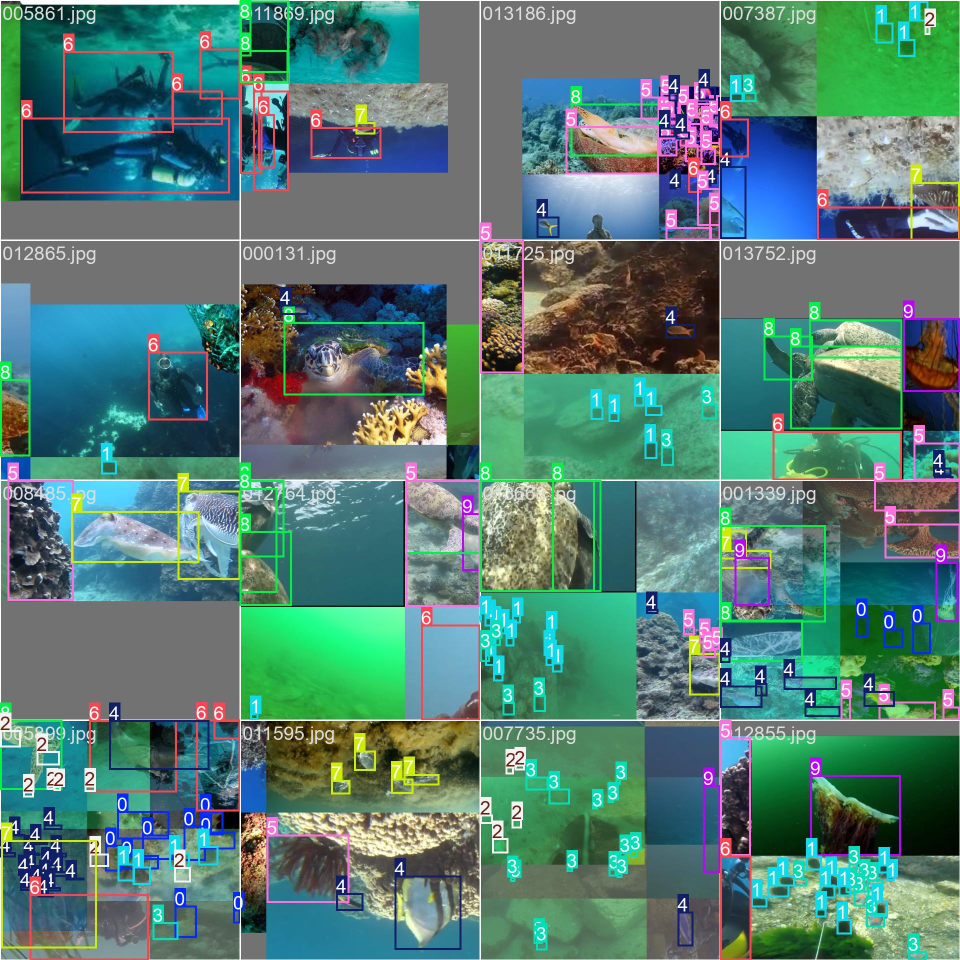
#> input picture notebooks/runs/ruod/yolov8m_raw/train_batch0.jpg, 1920 x 1920 px (shown at 1/2 size)
$ python -i run_fusion.py   (imports and definitions only)   (older library calls are emulated)
#> lines starting #> are read from the running program, lines starting #| are printed output that depends on the picture
### src/enhance_wrappers.py
# enhancement wrappers for underwater image fusion pipeline
# all functions accept bgr images and return bgr images

import cv2
import numpy as np
from typing import Tuple, Dict, Any, Optional
from dataclasses import dataclass

# ======================== rcc / wrcc ========================
from color_correction.rcc_wrcc import rcc_rgb, wrcc_rgb

# [14 lines left out: function apply_rcc_bgr, not called in this run]


# ======================== clahe ========================
from contrast.pipeline import CLAHEConfig, CLAHEContrastEnhancer

# [33 lines left out: function apply_clahe_bgr, not called in this run]


# ======================== denoising ========================
@dataclass
class DenoiseConfig:
    gaussian_ksize: int = 3
    gaussian_sigma: float = 1.5
    median_ksize: int = 3
    bilateral_d: int = 3
    bilateral_sigma_color: float = 25.0
    bilateral_sigma_space: Optional[float] = None
    sharpen_strength: float = 0.1


def gaussian_smooth(img: np.ndarray, ksize: int = 3, sigma: float = 1.5) -> np.ndarray:
    ksize = int(ksize) | 1
    return cv2.GaussianBlur(img, (ksize, ksize), sigmaX=sigma, sigmaY=sigma)


def median_filter(img: np.ndarray, ksize: int = 3) -> np.ndarray:
    ksize = int(ksize) | 1
    return cv2.medianBlur(img, ksize)


# [56 lines left out: functions bilateral_filter, laplacian_highboost, denoise_pipeline, apply_denoise_bgr, not called in this run]

### src/color_correction/rcc_wrcc.py
from typing import Tuple
import cv2
import numpy as np

def to_float_rgb(img: np.ndarray) -> np.ndarray:
    img = img.astype(np.float32)
    if img.max() > 1.5:  # likely [0,255]
        img = img / 255.0
    img = np.clip(img, 0.0, 1.0)
    return img


def from_float_rgb(img: np.ndarray) -> np.ndarray:
    img = np.clip(img * 255.0, 0.0, 255.0)
    return img.astype(np.uint8)

def guided_filter(I: np.ndarray, p: np.ndarray, r: int, eps: float) -> np.ndarray:
    ksize: Tuple[int, int] = (2 * r + 1, 2 * r + 1)

    mean_I = cv2.boxFilter(I, ddepth=-1, ksize=ksize, normalize=True)
    mean_p = cv2.boxFilter(p, ddepth=-1, ksize=ksize, normalize=True)
    mean_Ip = cv2.boxFilter(I * p, ddepth=-1, ksize=ksize, normalize=True)

    cov_Ip = mean_Ip - mean_I * mean_p

    mean_II = cv2.boxFilter(I * I, ddepth=-1, ksize=ksize, normalize=True)
    var_I = mean_II - mean_I * mean_I

    a = cov_Ip / (var_I + eps)
    b = mean_p - a * mean_I

    mean_a = cv2.boxFilter(a, ddepth=-1, ksize=ksize, normalize=True)
    mean_b = cv2.boxFilter(b, ddepth=-1, ksize=ksize, normalize=True)

    q = mean_a * I + mean_b
    return q

# RCC
# [15 lines left out: function rcc_rgb, not called in this run]

# WRCC
def wrcc_rgb(
    image_rgb: np.ndarray,
    alpha: float = 1.2,
    window_size: int = 9,
    guided_radius: int = 8,
    guided_eps: float = 1e-3,
    eps: float = 1e-6,
) -> np.ndarray:
    img = to_float_rgb(image_rgb)

    R = img[..., 0]
    G = img[..., 1]
    B = img[..., 2]

    ksize: Tuple[int, int] = (window_size, window_size)

    local_mean_R = cv2.boxFilter(R, ddepth=-1, ksize=ksize, normalize=True)
    local_mean_G = cv2.boxFilter(G, ddepth=-1, ksize=ksize, normalize=True)

    w_R = local_mean_R
    w_G = local_mean_G

    ratio = (w_G * G) / (w_R * R + eps)
    scale = np.power(ratio, alpha)

    R_prime = np.clip(R * scale, 0.0, 1.0)

    R_refined = guided_filter(
        I=G.astype(np.float32),
        p=R_prime.astype(np.float32),
        r=guided_radius,
        eps=guided_eps,
    )
    R_refined = np.clip(R_refined, 0.0, 1.0)

    out = np.stack([R_refined, G, B], axis=-1)
    return from_float_rgb(out)

### src/fusion/run_fusion.py
"""
Underwater Image Fusion Pipeline

This script applies Ancuti-style multi-scale fusion to enhance underwater images.

Pipeline Options:
    1. Ancuti-style (Paper): Original → Gray-World WB → Input1
                                                       → Denoise → CLAHE → Input2

    2. RCC-first (Recommended): Original → RCC → Gray-World WB → Input1
                                                                → Denoise → CLAHE → Input2

    3. Parallel (Original 3-branch): Original → RCC → Input1
                                              → CLAHE → Input2
                                              → Denoise → Input3

Usage:
    # Recommended: RCC then White Balance (better red restoration)
    python run_fusion.py image.jpg -o results/ --color-correction rcc_wb

    # Paper's approach: White Balance only
    python run_fusion.py image.jpg -o results/ --color-correction gray_world

    # Your original: RCC only
    python run_fusion.py image.jpg -o results/ --color-correction rcc

    # Batch processing
    python run_fusion.py ./images/ -o results/ --batch --color-correction rcc_wb
"""

import os
import sys
import cv2
import numpy as np
import argparse
import glob
import csv
from dataclasses import dataclass, field
from typing import List, Dict, Any, Optional, Tuple
from pathlib import Path

# Add project root to path for metric imports
project_root = Path(__file__).resolve().parent.parent
sys.path.insert(0, str(project_root))

try:
    from tqdm import tqdm
except ImportError:
    def tqdm(x, **kwargs):
        return x

# Import enhancement modules
try:
    from .enhance_wrappers import (
        apply_rcc_bgr,
        apply_clahe_bgr,
        apply_denoise_bgr,
        gray_world_white_balance,
        DenoiseConfig,
    )
    from .fusion.multiscale_fusion import (
        multi_scale_fusion_three,
        visualize_weights,
    )
except ImportError:
    # Fallback for running as standalone script
    sys.path.insert(0, str(Path(__file__).parent))

    from enhance_wrappers import (
        apply_rcc_bgr,
        apply_clahe_bgr,
        apply_denoise_bgr,
        gray_world_white_balance,
        DenoiseConfig,
    )
    from fusion.multiscale_fusion import (
        multi_scale_fusion_three,
        visualize_weights,
    )

# Import metrics (optional - graceful fallback if not available)
METRICS_AVAILABLE = False
try:
    from metrics.uiqm import compute_uiqm
    from metrics.uciqe import compute_uciqe
    from metrics.entropy import entropy
    from metrics.contrast_gain import contrast_gain
    from metrics.colorfulness import colorfulness
    from metrics.avg_gradient import avg_gradient
    METRICS_AVAILABLE = True
except ImportError:
    pass  # Metrics will be skipped


# ============================================================================
# Evaluation Classes and Functions
# ============================================================================

@dataclass
class ImageMetrics:
    """Metrics for a single image."""
    name: str
    uiqm: float = 0.0
    uciqe: float = 0.0
    contrast: float = 1.0
    entropy_val: float = 0.0
    colorfulness_val: float = 0.0
    avg_gradient_val: float = 0.0
    uiqm_components: Dict = field(default_factory=dict)
    uciqe_components: Dict = field(default_factory=dict)


# [190 lines left out: functions compute_metrics, print_metrics_table, save_metrics_csv, save_metrics_plot, save_comparison_image, not called in this run]


@dataclass
class FusionConfig:
    """Configuration for the fusion pipeline."""
    # Pipeline mode: 'ancuti' (paper-style) or 'parallel' (3-branch)
    pipeline_mode: str = 'ancuti'

    # Color correction method:
    #   'gray_world': Gray-World WB only (paper's approach)
    #   'rcc': RCC/WRCC only (your original approach)
    #   'rcc_wb': RCC then Gray-World WB (recommended for best red restoration)
    color_correction: str = 'rcc_wb'

    # Gray-World WB parameters
    wb_lambda: float = 0.2  # Adjustment parameter [0, 0.5]

    # RCC/WRCC parameters
    use_wrcc: bool = True
    rcc_alpha: float = 0.5
    rcc_window_size: int = 9
    rcc_guided_radius: int = 2

    # CLAHE parameters
    clahe_clip_limit: float = 2.0
    clahe_tile_grid_size: Tuple[int, int] = (8, 8)
    clahe_use_gating: bool = False

    # Denoise parameters
    denoise_gaussian_ksize: int = 5
    denoise_gaussian_sigma: float = 1.5
    denoise_median_ksize: int = 3
    denoise_bilateral_d: int = 7
    denoise_sharpen_strength: float = 0.3

    # Fusion parameters
    fusion_levels: int = 5
    lam_laplacian: float = 1.0
    lam_local_contrast: float = 1.0
    lam_saliency: float = 1.0
    lam_exposedness: float = 1.0
    exposedness_sigma: float = 0.25


@dataclass
class FusionResult:
    """Result of fusion pipeline."""
    fused: np.ndarray
    color_corrected: np.ndarray  # After RCC/WB/RCC+WB
    clahe: np.ndarray
    denoise: np.ndarray
    original: np.ndarray
    rcc_intermediate: Optional[np.ndarray] = None  # For rcc_wb mode
    info: Dict[str, Any] = field(default_factory=dict)


def run_fusion_pipeline(
    bgr_img: np.ndarray,
    config: Optional[FusionConfig] = None,
    verbose: bool = True,
) -> FusionResult:
    """
    Run the complete fusion pipeline on a single image.

    Args:
        bgr_img: Input BGR image
        config: FusionConfig with all parameters
        verbose: Print progress information

    Returns:
        FusionResult with all intermediate and final results
    """
    if config is None:
        config = FusionConfig()

    H, W = bgr_img.shape[:2]
    info = {
        'original_size': (H, W),
        'pipeline_mode': config.pipeline_mode,
        'color_correction': config.color_correction,
    }

    if config.pipeline_mode == 'ancuti':
        # ============================================================
        # ANCUTI-STYLE PIPELINE (Sequential approach)
        # Original → Color Correction → Input1
        #                            → Denoise → CLAHE → Input2
        # ============================================================
        if verbose:
            print(f"   [Mode: Ancuti-style sequential | Color: {config.color_correction}]")

        # Step 1: Color correction (multiple options)
        if verbose:
            print(f"   [1/3] Applying color correction: {config.color_correction}...")

        rcc_intermediate = None

        if config.color_correction == 'gray_world':
            # Paper's original: Gray-World WB only
            bgr_cc = gray_world_white_balance(bgr_img, lambda_param=config.wb_lambda)
            info['wb_applied'] = True
            info['rcc_applied'] = False

        elif config.color_correction == 'rcc':
            # Your original: RCC/WRCC only
            bgr_cc = apply_rcc_bgr(
                bgr_img,
                use_wrcc=config.use_wrcc,
                alpha=config.rcc_alpha,
                window_size=config.rcc_window_size,
                guided_radius=config.rcc_guided_radius,
            )
            info['rcc_applied'] = True
            info['rcc_type'] = 'wrcc' if config.use_wrcc else 'rcc'
            info['wb_applied'] = False

        elif config.color_correction == 'rcc_wb':
            # Recommended: RCC first, then Gray-World WB
            # This combines red restoration (RCC) with overall color cast removal (WB)

            # Step 1a: Apply RCC to restore red channel
            rcc_intermediate = apply_rcc_bgr(
                bgr_img,
                use_wrcc=config.use_wrcc,
                alpha=config.rcc_alpha,
                window_size=config.rcc_window_size,
                guided_radius=config.rcc_guided_radius,
            )

            # Step 1b: Apply Gray-World WB to remove remaining color cast
            bgr_cc = gray_world_white_balance(rcc_intermediate, lambda_param=config.wb_lambda)

            info['rcc_applied'] = True
            info['rcc_type'] = 'wrcc' if config.use_wrcc else 'rcc'
            info['wb_applied'] = True
            info['rcc_alpha'] = config.rcc_alpha
            info['wb_lambda'] = config.wb_lambda

        else:
            raise ValueError(f"Unknown color correction method: {config.color_correction}")

        bgr_cc = cv2.resize(bgr_cc, (W, H), interpolation=cv2.INTER_LINEAR)

        # Input 1: Color corrected
        input1 = bgr_cc
        info['input1_type'] = 'color_corrected'

        # Step 2: Denoise the color-corrected image
        if verbose:
            print("   [2/3] Applying denoise → CLAHE on color-corrected...")
        bgr_denoised = apply_denoise_bgr(
            bgr_cc,  # Apply to color-corrected, not original!
            gaussian_ksize=config.denoise_gaussian_ksize,
            gaussian_sigma=config.denoise_gaussian_sigma,
            median_ksize=config.denoise_median_ksize,
            bilateral_d=config.denoise_bilateral_d,
            sharpen_strength=config.denoise_sharpen_strength,
        )

        # Step 3: CLAHE on denoised color-corrected
        bgr_clahe, clahe_info = apply_clahe_bgr(
            bgr_denoised,  # Apply to denoised color-corrected!
            clip_limit=config.clahe_clip_limit,
            tile_grid_size=config.clahe_tile_grid_size,
            use_gating=config.clahe_use_gating,
        )
        bgr_clahe = cv2.resize(bgr_clahe, (W, H), interpolation=cv2.INTER_LINEAR)

        # Input 2: Contrast enhanced (built on color-corrected + denoised)
        input2 = bgr_clahe
        info['input2_type'] = 'clahe_on_denoised_cc'
        info['clahe_gain'] = clahe_info.get('contrast_gain', 1.0)

        # Step 4: Two-input fusion (as in paper)
        if verbose:
            print("   [3/3] Applying multi-scale fusion (2 inputs)...")

        from fusion.multiscale_fusion import multi_scale_fusion_two
        fused = multi_scale_fusion_two(
            input1,
            input2,
            levels=config.fusion_levels,
            lam_laplacian=config.lam_laplacian,
            lam_local_contrast=config.lam_local_contrast,
            lam_saliency=config.lam_saliency,
            lam_exposedness=config.lam_exposedness,
            verbose=verbose,
        )

        return FusionResult(
            fused=fused,
            color_corrected=input1,  # Final color correction result
            clahe=input2,            # CLAHE on denoised CC
            denoise=bgr_denoised,
            original=bgr_img,
            rcc_intermediate=rcc_intermediate,  # Only for rcc_wb mode
            info=info,
        )

    else:
        # ============================================================
        # PARALLEL PIPELINE (Original 3-branch approach)
        # Original → RCC → Input1
        # Original → CLAHE → Input2
        # Original → Denoise → Input3
        # ============================================================
        if verbose:
            print("   [Mode: Parallel 3-branch pipeline]")

        # Step 1: RCC/WRCC - Red Channel Compensation
        if verbose:
            print("   [1/4] Applying RCC/WRCC...")
        bgr_rcc = apply_rcc_bgr(
            bgr_img,
            use_wrcc=config.use_wrcc,
            alpha=config.rcc_alpha,
            window_size=config.rcc_window_size,
            guided_radius=config.rcc_guided_radius,
        )
        bgr_rcc = cv2.resize(bgr_rcc, (W, H), interpolation=cv2.INTER_LINEAR)
        info['rcc_applied'] = True

        # Step 2: CLAHE - Contrast Enhancement
        if verbose:
            print("   [2/4] Applying CLAHE...")
        bgr_clahe, clahe_info = apply_clahe_bgr(
            bgr_img,
            clip_limit=config.clahe_clip_limit,
            tile_grid_size=config.clahe_tile_grid_size,
            use_gating=config.clahe_use_gating,
        )
        bgr_clahe = cv2.resize(bgr_clahe, (W, H), interpolation=cv2.INTER_LINEAR)
        info['clahe_applied'] = clahe_info.get('applied', True)
        info['clahe_gain'] = clahe_info.get('contrast_gain', 1.0)

        # Step 3: Denoising
        if verbose:
            print("   [3/4] Applying denoising...")
        bgr_denoise = apply_denoise_bgr(
            bgr_img,
            gaussian_ksize=config.denoise_gaussian_ksize,
            gaussian_sigma=config.denoise_gaussian_sigma,
            median_ksize=config.denoise_median_ksize,
            bilateral_d=config.denoise_bilateral_d,
            sharpen_strength=config.denoise_sharpen_strength,
        )
        bgr_denoise = cv2.resize(bgr_denoise, (W, H), interpolation=cv2.INTER_LINEAR)
        info['denoise_applied'] = True

        # Step 4: Multi-scale Fusion
        if verbose:
            print("   [4/4] Applying multi-scale fusion...")
        fused = multi_scale_fusion_three(
            bgr_rcc,
            bgr_clahe,
            bgr_denoise,
            levels=config.fusion_levels,
            lam_laplacian=config.lam_laplacian,
            lam_local_contrast=config.lam_local_contrast,
            lam_saliency=config.lam_saliency,
            lam_exposedness=config.lam_exposedness,
            exposedness_sigma=config.exposedness_sigma,
            verbose=verbose,
        )

        return FusionResult(
            fused=fused,
            color_corrected=bgr_rcc,
            clahe=bgr_clahe,
            denoise=bgr_denoise,
            original=bgr_img,
            info=info,
        )


# [134 lines left out: function create_visualization, not called in this run]


def process_single_image(
    input_path: str,
    output_dir: str,
    config: Optional[FusionConfig] = None,
    save_intermediates: bool = False,
    visualize: bool = False,
    evaluate: bool = True,
    verbose: bool = True,
) -> Dict[str, Any]:
    """
    Process a single image through the fusion pipeline with evaluation.

    Args:
        input_path: Path to input image
        output_dir: Directory for output files
        config: FusionConfig
        save_intermediates: Save RCC, CLAHE, denoise results
        visualize: Create and save visualization
        evaluate: Compute and save metrics
        verbose: Print progress

    Returns:
        Dictionary with processing info and metrics
    """
#> called with output_dir = 'out.png', save_intermediates = False, visualize = False, evaluate = True, verbose = True
    os.makedirs(output_dir, exist_ok=True)

    # Load image
    bgr = cv2.imread(input_path, cv2.IMREAD_COLOR)
#> bgr is the input picture: shape (1920, 1920, 3); mean B, G, R 115.1, 123.8, 84.4
    if bgr is None:
        print(f"[ERROR] Could not read: {input_path}")
        return {'success': False, 'path': input_path}

    base = os.path.splitext(os.path.basename(input_path))[0]

    if verbose:
        print(f"\nProcessing: {input_path}")
        print(f"   Size: {bgr.shape[1]}x{bgr.shape[0]}")
#|    Size: 1920x1920

    # Run pipeline
    result = run_fusion_pipeline(bgr, config, verbose=verbose)
#> in guided_filter, `mean_II = cv2.boxFilter(I * I, ddepth=-1, ksize=ksize, normalize=True)`:
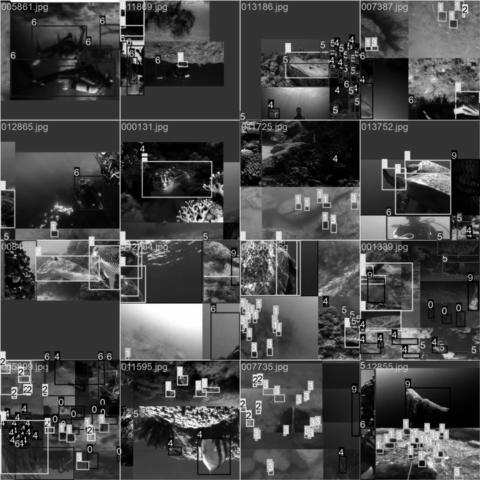
#> mean_II: shape (1920, 1920) float32 (shown at 1/4 size); min 0, max 1, mean 0.281
#> in guided_filter, `var_I = mean_II - mean_I * mean_I`:
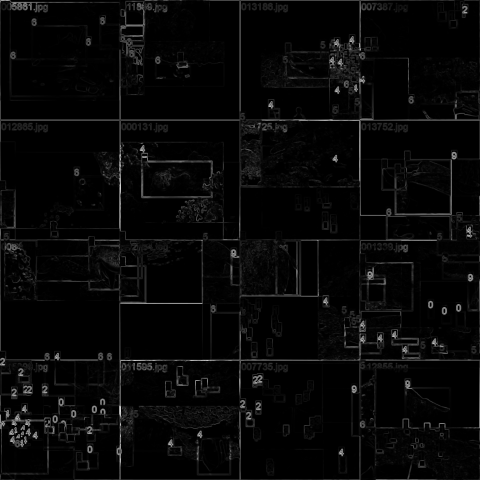
#> var_I: shape (1920, 1920) float32 (shown at 1/4 size); min 0, max 0.237, mean 0.00707; drawn with min black and max white
#> in guided_filter, `a = cov_Ip / (var_I + eps)`:
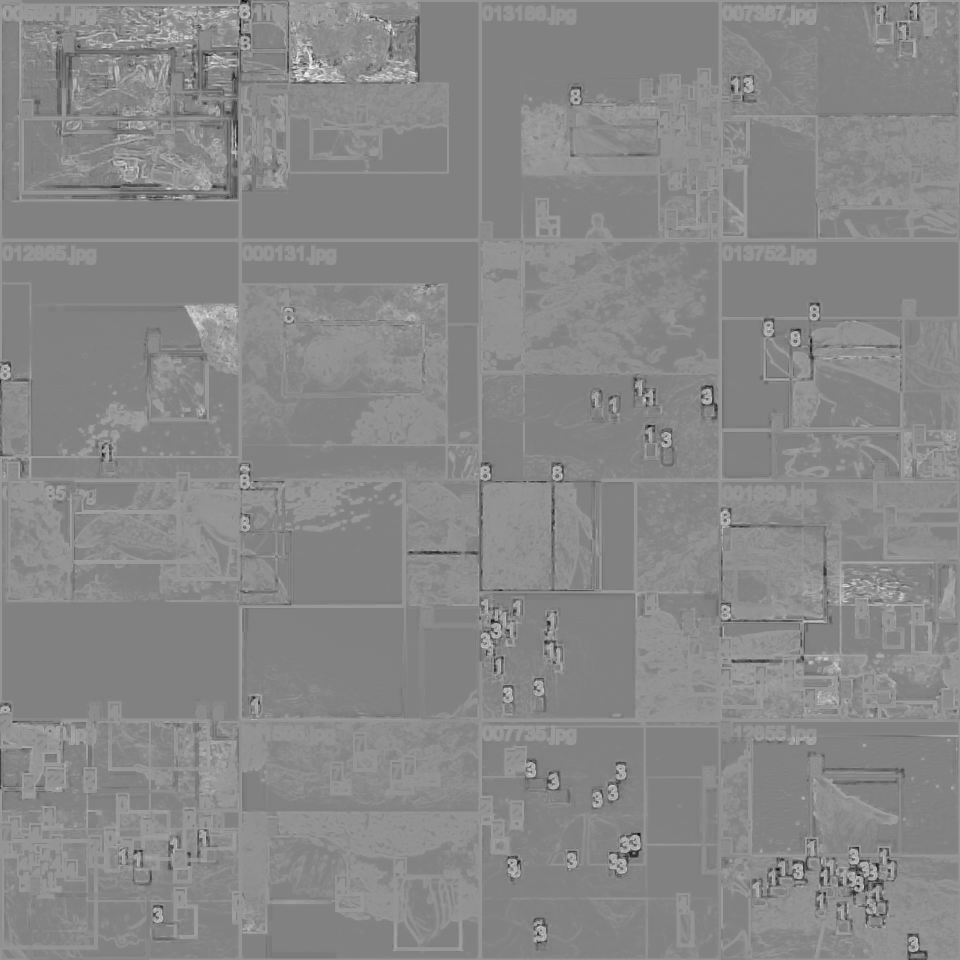
#> a: shape (1920, 1920) float32 (shown at 1/2 size); min -6.72, max 6.5, mean 0.344; drawn with min black and max white
#> (the rest of the program and of its run is left out)
